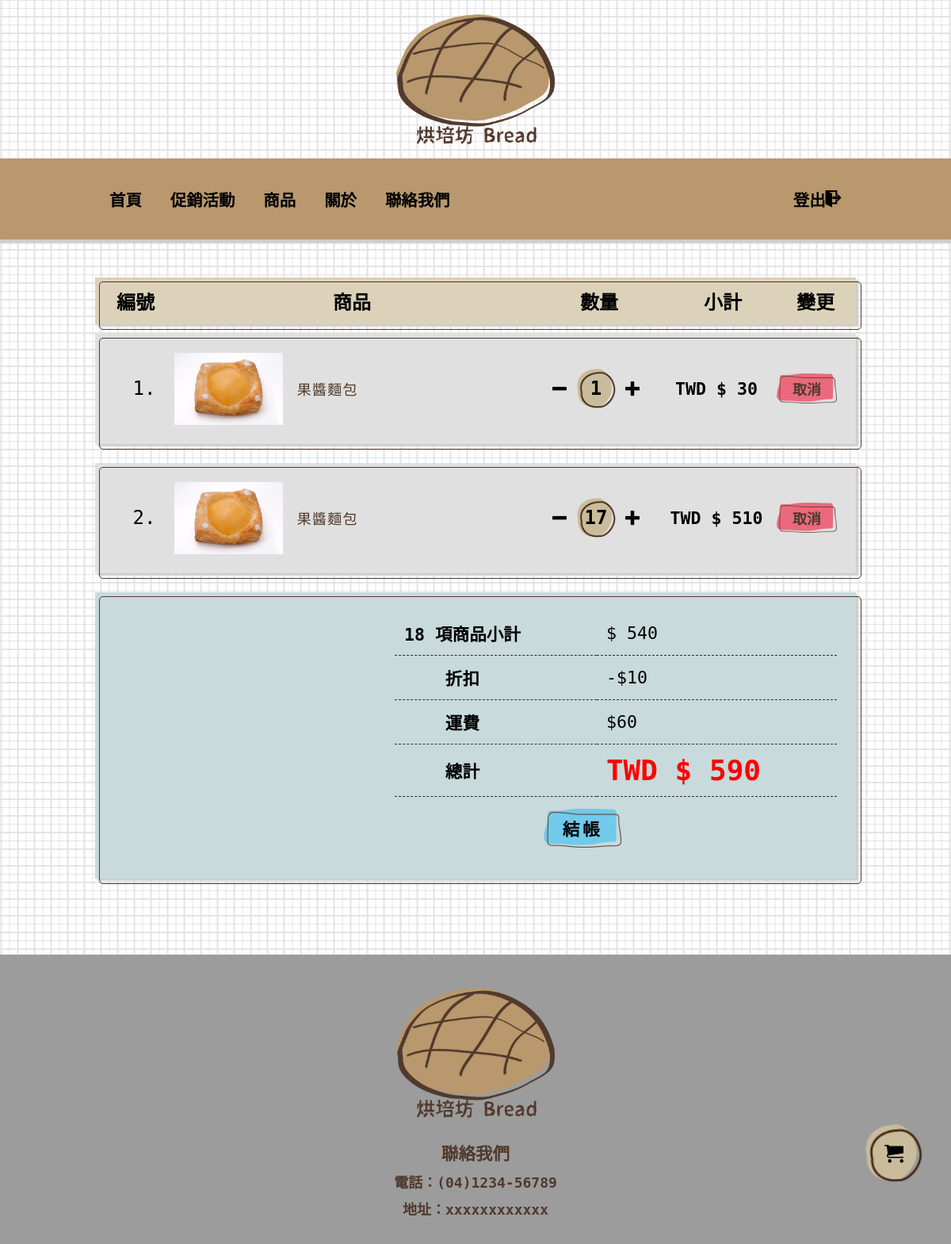
The app's page /cart (signed in) with its own data.
### tables this page shows
CREATE TABLE `cart` (
  `ID` int(11) NOT NULL,
  `pID` int(11) NOT NULL,
  `count` int(11) NOT NULL,
  `account` varchar(20) NOT NULL
);

CREATE TABLE `produce` (
  `ID` int(11) NOT NULL,
  `pName` varchar(21) NOT NULL,
  `pDescription` varchar(500) NOT NULL,
  `pReview` int(11) NOT NULL,
  `price` int(11) NOT NULL,
  `pIMG` varchar(100) NOT NULL,
  `kindNumber` int(11) NOT NULL
);

### core/controller.php (called while the page is built, shortened)
<?php
class Controller
{
  public function view2($view, $result2 = array())
  {
    require_once "views/header.php";
    require_once "views/$view.php";
    require_once "views/footer.php";
  }
}

### controllers/cartController.php (called while the page is built, shortened)
<?php
class cartController extends Controller
{
  public function cart($account)
  {
    $member = $this->member("produce");
    $result = $member->cart($account);
    $this->view2("cart", $result);
  }
}

### index.php (called while the page is built)
<?php
require_once "core/controller.php";
require_once "core/app.php";
$app = new App();

### models/produce.php (called while the page is built, shortened)
<?php
class Produce
{
  private $dbhost = "localhost";
  private $dbuser = "root";
  private $dbpass = "";
  private $dbname = "breadstore";
  public $info = array();
  public function cart($account)
  {
    $dblink = new mysqli($this->dbhost, $this->dbuser, $this->dbpass, $this->dbname);
    $dblink->query("SET NAMES 'utf8'");
    $sql = <<<msg
      select c.`id`, p.`pname`, p.`price`, `count`, p.`pimg`
      from `cart` as c,`produce`as p
      where `account`="{$account}" and c.`pid`=p.id;
      msg;
    $result = $dblink->query($sql);
    while ($row = $result->fetch_assoc()) {
      $this->info[] = $row;
    }
    return $this->info;
  }
}

### views/cart.php (the view, shortened to what this page needs)
<!DOCTYPE html>
<html lang="en">
<head>
  <link rel="stylesheet" href="css/cart.css">
</head>
<body>
  <main>
    <div class="title">
      <ul>
        <li>編號</li>
        <li>商品</li>
        <li>數量</li>
        <li>小計</li>
        <li>變更</li>
      </ul>
    </div>
    <article>
      <form method="POST" action="" name="buyChoose">
        <?php for ($i = 0; $i < count($result2); $i++) : ?>
          <section class="item">
            <div class="itemId">
              <?= $i + 1 ?>.
            </div>
            <div class="itemDetail">
              <img src="<?= $result2[$i]["pimg"] ?>">
              <p>
                <?= $result2[$i]["pname"] ?>
              </p>
            </div>
            <div class="chooseBox">
              <a href="javascript:;" class="_reduceIcon reduce" onclick="reduce(buyChoose.count<?= $i ?>.value, <?= $i ?>, <?= $result2[$i]['price'] ?>)"></a>
              <input type="text" name="count<?= $i ?>" value="<?= $result2[$i]["count"] ?>" class="chooseAmount" onkeypress="if(event.keyCode=='13'){updatePrice(<?= $i ?>, <?= $result2[$i]['price'] ?>); return false;}">
              <a href="javascript:;" class="_addIcon add" onclick="add(buyChoose.count<?= $i ?>.value, <?= $i ?>, <?= $result2[$i]['price'] ?>)"></a>
            </div>
            <span>
              TWD $
              <i class="price">
                <?= $result2[$i]["count"] * $result2[$i]['price'] ?>
              </i>
            </span>
            <a href="cart?p=<?= $result2[$i]["id"] ?>" class="no">取消</a>
          </section>
        <?php endfor ?>
        <section class="bill">
          <table>
            <tr>
              <th>
                <i id="itemCount">
                  <?php
                  $c = 0;
                  for ($i = 0; $i < count($result2); $i++) {
                    $c += $result2[$i]["count"];
                  }
                  ?>
                  <?= $c ?>
                </i>
                項商品小計
              </th>
              <td id="billPrice">
                $
                <?php
                $c = 0;
                for ($i = 0; $i < count($result2); $i++) {
                  $c += $result2[$i]["count"] * $result2[$i]['price'];
                }
                ?>
                <?= $c ?>
              </td>
            </tr>
            <tr>
              <th>折扣</th>
              <td>-$10</td>
            </tr>
            <tr>
              <th>運費</th>
              <td>$60</td>
            </tr>
            <tr>
              <th>總計</th>
              <td class="total">
                TWD $
                <i id="totlePrice">
                  <?php
                  $c = 0;
                  for ($i = 0; $i < count($result2); $i++) {
                    $c += $result2[$i]["count"] * $result2[$i]['price'];
                  }
                  ?>
                  <?= $c + 60 - 10 ?>
                </i>
              </td>
            </tr>
            <tr>
              <td class="billBTN" colspan="2">
                <input type="submit" value="結帳">
              </td>
            </tr>
          </table>
        </section>
      </form>
    </article>
  </main>
</body>
</html>

### core/app.php (shortened to what this page needs)
<?php
class App
{
  public function __construct()
  {
    $method = $_SERVER["REQUEST_METHOD"];
    $url = explode("/", rtrim($_GET["url"], "/"));
    switch ($method . " " . $url[0]) {
      case "GET cart":
        $this->controller = new cartController();
        if (isset($_GET["p"])) {
          $this->controller->deleteItem($_GET);
        } else {
          if (isset($_SESSION["account"])) {
            $this->controller->cart($_SESSION["account"]);
          } else {
            header("location:login");
          }
        }
        break;
    }
  }
}

### views/header.php
<?php
$isMember = array();
if (isset($_SESSION["account"])) {
  $isMember = ["登出", "_exitIcon"];
} else {
  $isMember = ["登入", "_enterIcon"];
}
?>
<head>
  <link rel="stylesheet" href="css/common.css">
  <link rel="stylesheet" href="css/style.css">
</head>
<header>
  <div class="logo">
    <a href="home"><img src="img/logo.png" title="首頁"></a>
  </div>
  <nav class="home">
    <ul>
      <li><a href="home">首頁</a></li>
      <li><a href="">促銷活動</a></li>
      <li><a href="produce">商品</a></li>
      <li><a href="home#about">關於</a></li>
      <li><a href="#connect">聯絡我們</a></li>
      <li class="member"><a href="login"><?= $isMember[0] ?><i class="<?= $isMember[1] ?>"></i></a></li>
    </ul>
  </nav>
</header>
<div class="floatCart"><a href="cart"><i class="_cartIcon"></i></a></div>

### views/footer.php
<footer id="connect">
  <img src="img/logo.png" title="烘培坊">
  <h4>聯絡我們</h4>
  <p>電話：(04)1234-56789</p>
  <p>地址：xxxxxxxxxxxx</p>
</footer>

### css/common.css (style rules this page uses)
html { font-size: 12px; }
* { padding: 0; margin: 0; box-sizing: border-box; }
body { --color1: #503a2c; --color2: #b8986c; background: url(../img/gridBG.png) top center; }
a { text-decoration: none; color: black; }
input, button { border: 0; outline: none; }
input::placeholder { color: var(--color1); }
li { list-style: none; }
img { vertical-align: middle; }
i { font-style: normal; }
main { display: flex; flex-direction: column; padding: 0 10vw; margin-top: 2rem; }
header { box-shadow: 0px 5px 2px #cccccc; }
.logo { text-align: center; }
.logo img { width: 200px; height: 200px; object-fit: contain; }
.home ul { display: flex; padding: 0 10vw; background: var(--color2); }
.home ul li { padding: 3rem 0; }
.home ul a { padding: 0 1.5rem; font: 900 1.7rem "monospace", "sans-serif"; }
.member { margin-left: auto; }
footer { text-align: center; padding: 2rem; margin-top: 8rem; font: 600 1.5rem "monospace", "sans-serif"; background: #9c9c9c; }
footer img { width: 200px; height: 200px; margin-bottom: 10px; object-fit: contain; }
footer h4 { font-size: 1.8rem; }
footer h4, footer p { margin-bottom: 8px; color: var(--color1); }
.floatCart { position: fixed; bottom: 5%; right: 3%; padding: 2rem; text-align: center; font-size: 2rem; background: url(../img/circleBG.png) no-repeat center/contain; transition: all 0.2s ease-in-out; z-index: 2; }

### css/style.css (style rules this page uses)
[class^="_"], [class*=" _"] { font-family: "icomoon" !important; -webkit-font-smoothing: antialiased; -moz-osx-font-smoothing: grayscale; }
._cartIcon:before { content: "\e93a"; }
._addIcon:before { content: "\ea0a"; }
._reduceIcon:before { content: "\ea0b"; }
._exitIcon:before { content: "\ea14"; }

### css/cart.css (style rules this page uses)
.title ul, .item { position: relative; display: grid; grid-template-columns: repeat(12, 1fr); padding: 1rem; text-align: center; align-items: center; }
.item::before, .title ul::after, .bill::after { position: absolute; top: 0; left: 0; content: ""; width: 100%; height: 100%; border: 1.5px solid var(--color1); transform: translate(5px, 5px); border-radius: 5px; }
.title { margin: 2rem 0 1rem; }
.title ul { font: 900 2rem "monospace", "sans-serif"; background-color: #dbd2b9; box-shadow: 3px 3px 2px #cccccc; }
.title li:nth-of-type(2), .itemDetail { grid-column: 2 / span 6; }
.title li:nth-of-type(3), .chooseBox { grid-column: 8 / span 2; }
.title li:nth-of-type(4), span { grid-column: 10 / span 2; }
.item { padding: 2rem; margin-bottom: 2rem; background-color: #e0e0e0; box-shadow: 3px 3px 2px #cccccc; }
.itemId { font: 500 2rem "monospace", "sans-serif"; }
.itemDetail { display: flex; align-items: center; }
.itemDetail img { width: 30%; margin-right: 1.5rem; object-fit: cover; }
.itemDetail p { text-align: left; font: 500 1.5rem "monospace", "sans-serif"; color: var(--color1); letter-spacing: 0.1rem; }
.chooseBox { display: flex; justify-content: center; align-items: center; }
.chooseBox input[type="text"] { width: 50px; height: 50px; padding: 0.5rem; margin: 0 0.5rem; font: 600 2rem "monospace", "sans-serif"; text-align: center; background: url(../img/circleBG.png) no-repeat center/contain; z-index: 1; }
.chooseBox a { width: 30px; height: 30px; text-align: center; line-height: 30px; font-size: 1.5rem; color: #000000; z-index: 1; }
.item span { font: 600 1.8rem "monospace", "sans-serif"; }
.no { padding: 1rem 1.3rem; font: 600 1.5rem "monospace", "sans-serif"; color: var(--color1); background: url(../img/squareBG2.png) no-repeat center/contain; z-index: 1; }
.bill { position: relative; padding: 2rem; background-color: #c8dadb; box-shadow: 3px 3px 2px #cccccc; }
.bill table { margin-left: auto; font: 1.8rem "monospace", "sans-serif"; border-collapse: collapse; }
.bill tr:not(:last-of-type) { border-bottom: 1px dashed #333333; }
.bill th, .bill td { padding: 1rem 8rem 1rem 1rem; }
.bill .total { font-size: 3rem; font-weight: bold; color: red; }
.billBTN { padding: 1.5rem; text-align: center; }
.billBTN input[type="submit"] { padding: 1rem 2rem; font: 600 1.8rem "monospace", "sans-serif"; letter-spacing: 0.3rem; background: url(../img/squareBG3.png) no-repeat center/contain; }

### records on screen
cart: produce.pIMG (picture), produce.pName "果醬麵包", count "1", produce.price "30"
cart: produce.pIMG (picture), produce.pName "果醬麵包", count "17", $result2[$i]['count']*$result2[$i]['price'] "510"

### other values on screen
$isMember[0] "登出"
$c "18"
$c "540"
$c + 60 - 10 "590"
